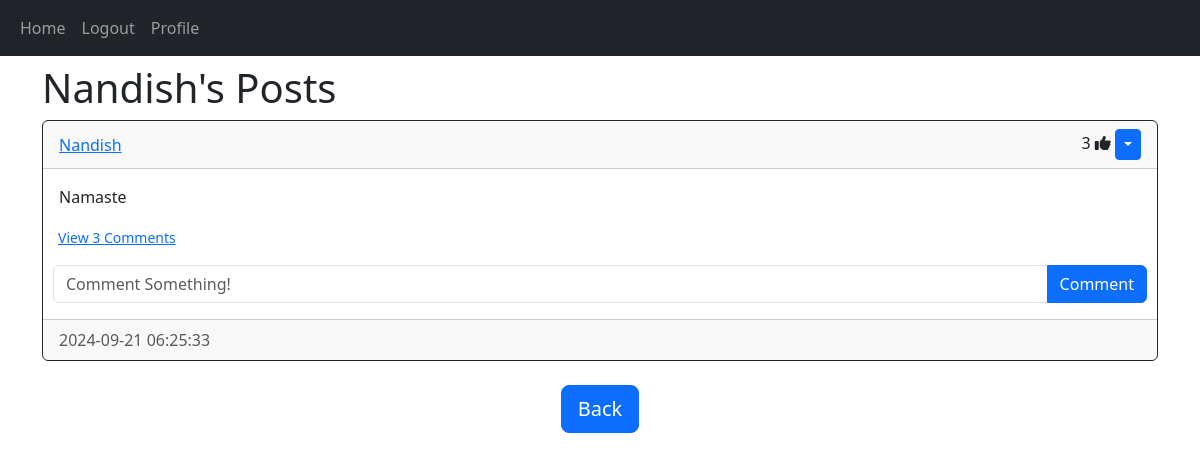
/posts/Nandish (signed in), run on the app's committed database.
### website/models.py (models this page shows)
class User(db.Model, UserMixin):
    id = db.Column(db.Integer, primary_key=True)
    email = db.Column(db.String(150), unique=True)
    username = db.Column(db.String(150), unique=True)
    password = db.Column(db.String(150))
    date_created = db.Column(db.DateTime(timezone=True), default=func.now())
    posts = db.relationship('Post', backref="user", passive_deletes=True)
    comments = db.relationship('Comment', backref="user", passive_deletes=True)
    likes = db.relationship("Like", backref='user', passive_deletes=True)

class Post(db.Model):
    id = db.Column(db.Integer, primary_key=True)
    text = db.Column(db.Text, nullable=False)
    date_created = db.Column(db.DateTime(timezone=True), default=func.now())
    author = db.Column(db.Integer, db.ForeignKey('user.id', ondelete="CASCADE"), nullable=False)
    comments = db.relationship("Comment", backref="post", passive_deletes=True)
    likes = db.relationship("Like", backref="post", passive_deletes=True)

### website/views.py (the view)
@views.route('/posts/<username>')
@login_required
def posts(username):
    user = User.query.filter_by(username=username).first()
    if not user:
        flash("No user with that username exists.", category='error')
        return redirect(url_for('views.home'))
    posts = user.posts
    return render_template("posts.html", user=current_user, posts=posts, username=username)

### website/__init__.py (called while the page is built)
def create_app():
    app = Flask(__name__)
    app.config['SECRET_KEY'] = "helloworld"
    app.config['SQLALCHEMY_DATABASE_URI'] = f'sqlite:///{DB_NAME}'
    db.init_app(app)
    from .views import views
    from .auth import auth
    app.register_blueprint(views, url_prefix="/")
    app.register_blueprint(auth, url_prefix="/")
    from .models import User, Post, Comment, Like
    create_database(app)
    login_manager = LoginManager()
    login_manager.login_view = "auth.login"
    login_manager.init_app(app)
    @login_manager.user_loader
    def load_user(id):
        return User.query.get(int(id))
    return app

### website/templates/posts.html (shortened to what this page needs)
{% extends "posts_div.html" %}
{% block header %}
<h1>{{ username }}'s Posts</h1>
{% endblock %}
{% block footer %}
<div align="center">
    <a href="/home">
        <button type="button" class="btn btn-primary btn-lg">Back</button>
    </a>
</div>
{% endblock %}

### website/templates/posts_div.html (shortened to what this page needs)
{% extends "base.html" %}
{% block content %}
<h1 align="center">{% block header %}Posts{% endblock %}</h1>
<div id="posts">
{% for post in posts %}
    <div class="card border-dark">
        <div class="card-header d-flex justify-content-between align-items-center">
            <a href="/posts/{{post.user.username}}">{{post.user.username}}</a>
            <div>
                <span id="likes-count-{{post.id}}">{{post.likes|length}}</span>
                {% if user.id in post.likes|map(attribute="author")|list %}
                <i class="fas fa-thumbs-up" id="like-button-{{post.id}}" onclick="like('{{post.id}}')"></i>
                {% else %}
                <i class="far fa-thumbs-up" id="like-button-{{post.id}}" onclick="like('{{post.id}}')"></i>
                {% endif %}
            {% if user.id == post.author %}
            <div class="btn-group">
                <button type="button" class="btn btn-sm btn-primary dropdown-toggle" data-bs-toggle="dropdown"></button>
            </div>
            {% endif %}
            </div>
        </div>
        <div class="card-body">
            <div class="card-text">{{post.text}}</div>
        </div>
        <p class="card-text">
            {% if post.comments|length > 0 %}
            <a data-bs-toggle="collapse" href="#comments-{{post.id}}" role="button">
                <small style="margin-left: 15px;">View {{post.comments|length}} Comments</small>
            </a>
            {% else %}
            <small class="text-muted">No comments</small>
            {% endif %}
        </p>
        <form class="input-group mb-3" method="POST" action="/create-comment/{{post.id}}">
            <input style="margin-left: 10px;" type="text" id="text" name="text" class="form-control" placeholder="Comment Something!">
            <button style="margin-right: 10px;" type="submit" class="btn btn-primary">Comment</button>
        </form>
        <div class="card-footer text-muted">{{post.date_created}}</div>
    </div>
    <br>
{% endfor %}
</div>
{% block footer %}{% endblock %}
{% endblock %}

### data on the page
User: username "Nandish"
Post: user.username "Nandish", likes|length "3", text "Namaste", comments|length "3", date_created "2024-09-21 06:25:33"
